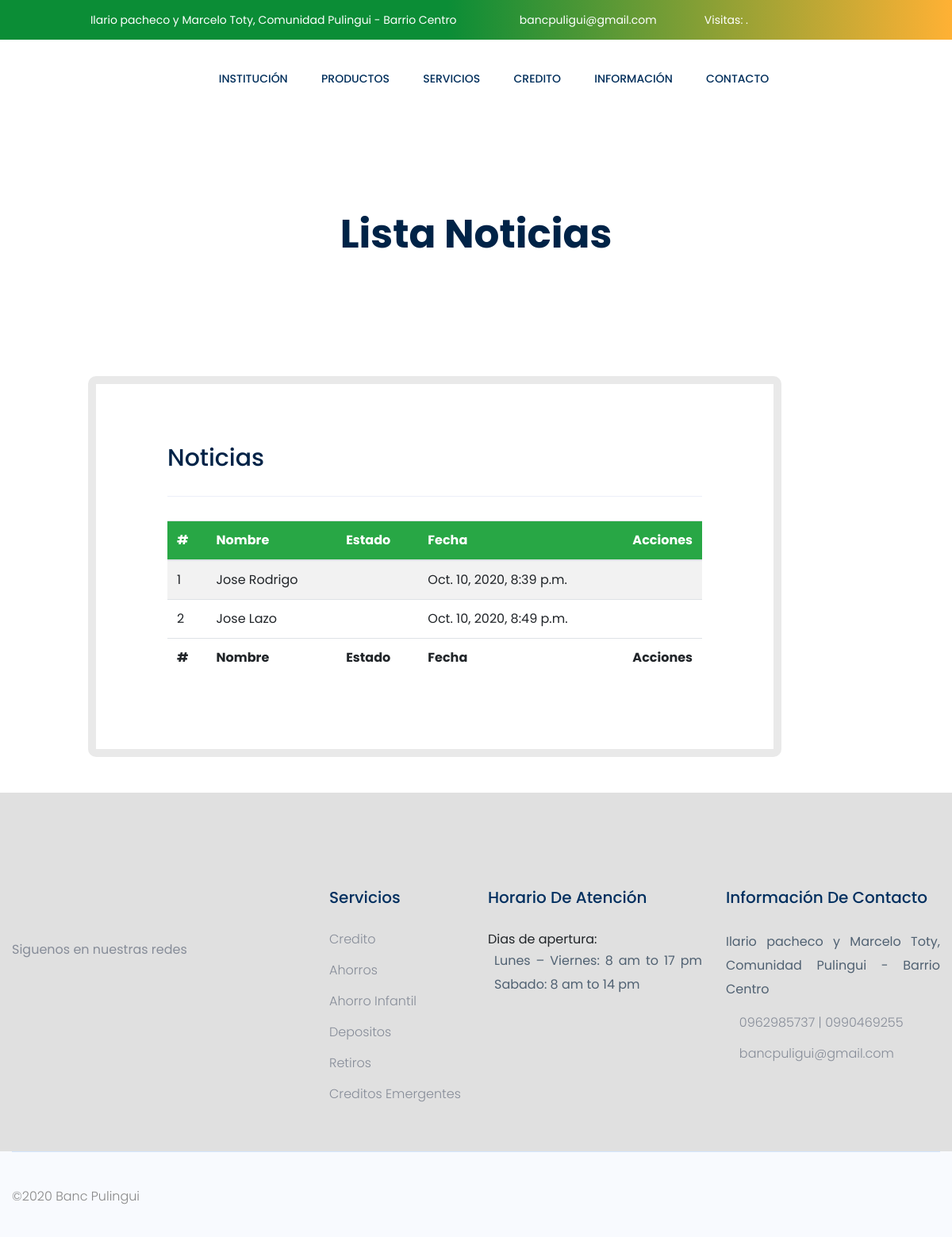
/listar-noticias/ (signed in), run on the app's committed database.
### app/models.py (models this page shows, shortened)
class Noticia(models.Model):
    name = models.CharField('Autor',max_length=200)
    description = models.CharField('Descripcion',max_length=200,null=True,blank=True)
    body = RichTextUploadingField('Contenido', null=True, blank=True)
    date = models.DateTimeField(auto_now_add=True)
    activate = models.BooleanField('Activar',default=False)
    novedad = RichTextUploadingField('Novedades', null=True, blank=True)
    Tag = models.ManyToManyField(Tag, null=True, blank=True)

### app/views.py (the view)
@login_required(login_url='noticias')
def listarNoticia(request):
    listpost =  Noticia.objects.all()
    context = {'listpost':listpost }
    return render (request, 'noticias/list-noticias.html',context)

### templates/noticias/list-noticias.html (shortened to what this page needs)
{% extends 'index.html' %} {% load static %}  {% block container %}
<div class="slider-area">
  <div
    class="single-slider slider-height2 d-flex align-items-center"
    data-background="{% static 'assets/img/hero/serv.jpg' %}"
  >
    <div class="container">
      <div class="row">
        <div class="col-xl-12">
          <div class="hero-cap text-center">
            <h2 style="color: rgb(0, 35, 71);">Lista Noticias</h2>
          </div>
        </div>
      </div>
    </div>
  </div>
</div>
<section class="about_area section_gap">
  <div class="container">
    <div class="row h_blog_item" style="justify-content: center;">
      <div class="col-lg-8">
        <div class="h_blog_text">
          <div class="h_blog_text_inner left right">
            <h4>Noticias</h4>
            <hr />
            <div class="main-container">
                <div class="table-responsive">
                    <table id="add-row" class="display table table-striped table-hover">
                        <thead class="bg-success" style="color: white;">
                            <tr>
                                <th>#</th>
                                <th>Nombre</th>
                                <th>Estado</th>
                                <th>Fecha</th>
                                <th style="width: 10%">Acciones</th>
                            </tr>
                        </thead>
                        <tfoot>
                            <tr>
                                <th>#</th>
                                <th>Nombre</th>
                                <th>Estado</th>
                                <th>Fecha</th>
                                <th>Acciones</th>
                            </tr>
                        </tfoot>
                        <tbody>
                            {% for dato in listpost %}
                            <tr>
                                <td>{{dato.id}}</td>
                                <td>{{dato.name}}</td>
                                <td>{{dato.active}}</td>
                                <td>{{dato.date}}</td>
                                <td>
                                    <div class="form-button-action">
                                        <a href="{%  url 'editar-noticia' dato.id %}" data-original-title="Editar Producto">
                                            <i class="fa fa-edit" style="color: rgb(5, 37, 105);"></i>
                                    </a>
                                        <a href="{%  url 'eliminar-noticia' dato.id %}" data-original-title="Eliminar Producto">
                                            <i class="fa fa-times" style="color: rgb(143, 5, 5);"></i>
                                        </a>
                                    </div>
                                </td>
                            </tr>
                            {% endfor %}
                        </tbody>
                    </table>
                </div>
            </div>
          </div>
        </div>
      </div>
    </div>
  </div>
</section>
{% endblock container %}

### templates/noticias/list-noticias.html (style rules this page uses)
.section_gap { padding: 25px 0; }
.h_blog_item .h_blog_text { padding-top: 0px; padding-bottom: 20px; }
.h_blog_item .h_blog_text .h_blog_text_inner { background: #fff; padding: 75px 90px; border-radius: 10px; }
.h_blog_item .h_blog_text .h_blog_text_inner.left { position: relative; z-index: 2; }
.h_blog_item .h_blog_text .h_blog_text_inner.right { margin-left: -104px; position: relative; z-index: 1; border: 10px solid #e9e9e9; }
.h_blog_item .h_blog_text .h_blog_text_inner h4 { color: #002347; font-size: 30px; margin-bottom: 15px; }

### data on the page
Noticia: id "1", name "Jose Rodrigo", date "Oct. 10, 2020, 8:39 p.m."
Noticia: id "2", name "Jose Lazo", date "Oct. 10, 2020, 8:49 p.m."
